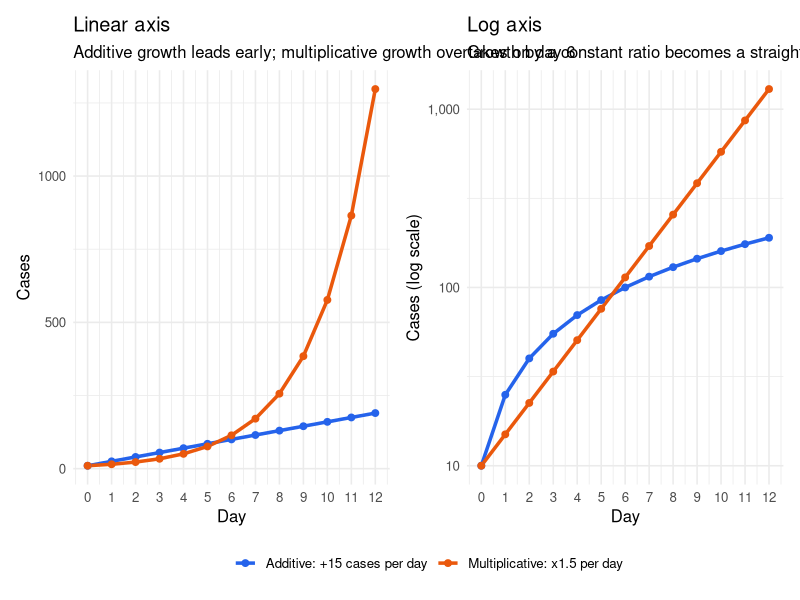
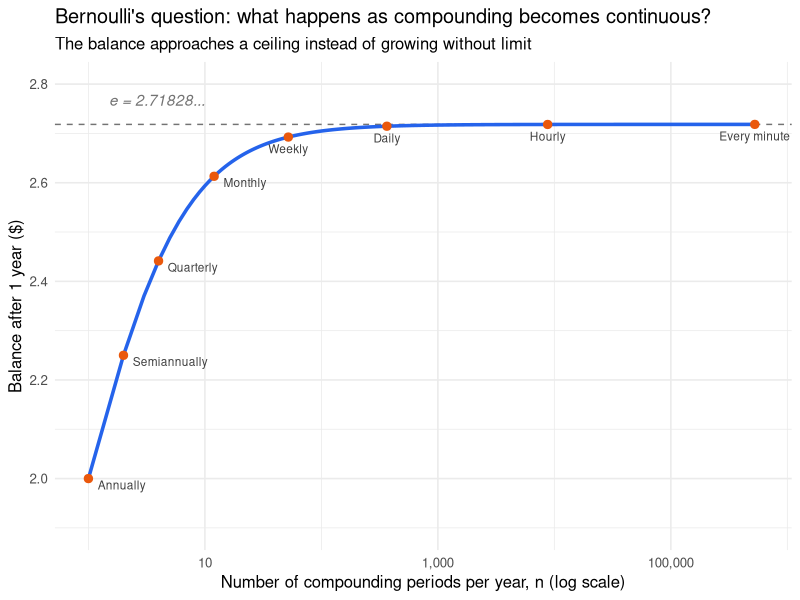
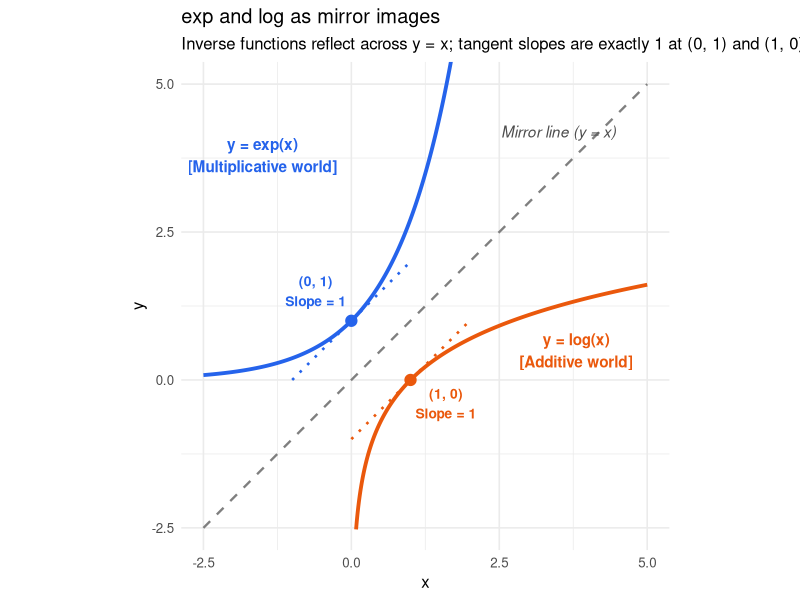
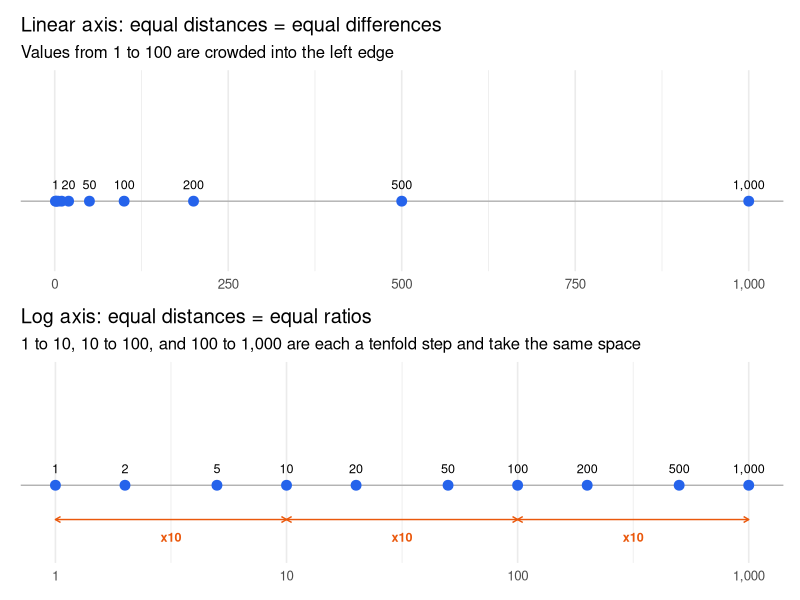
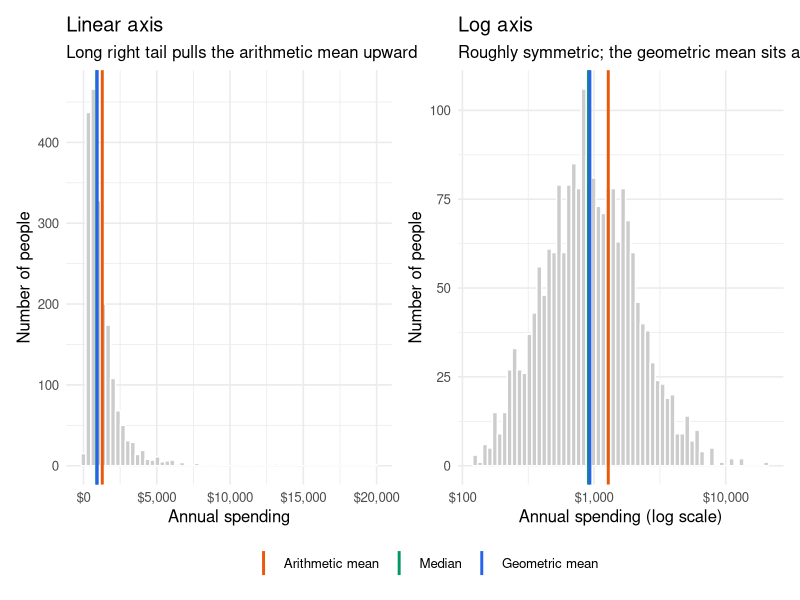
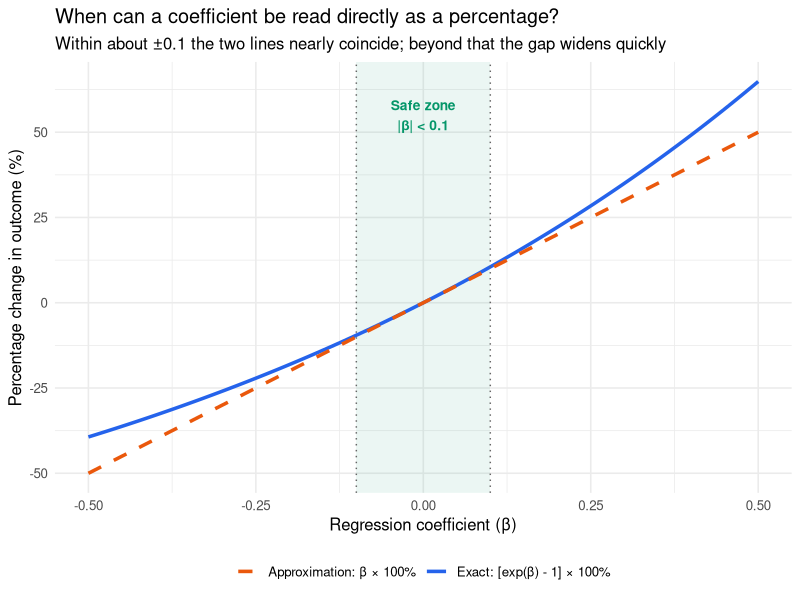
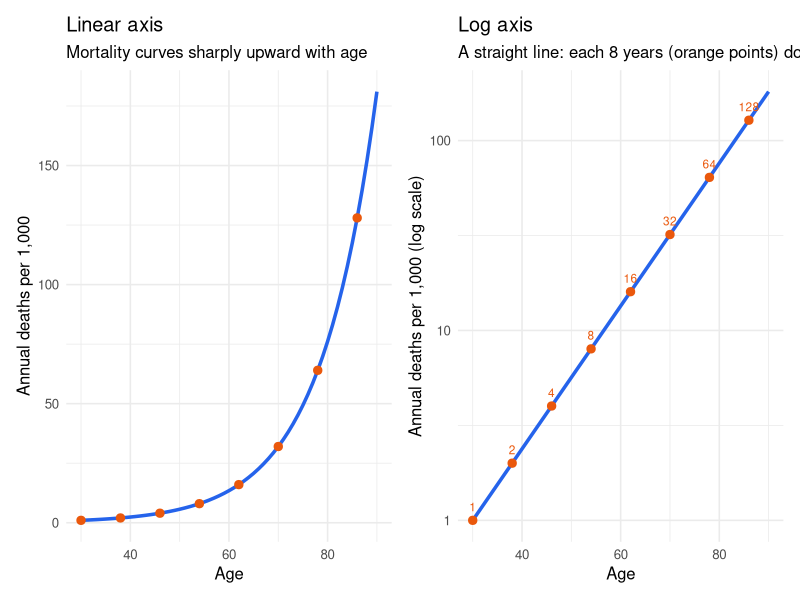
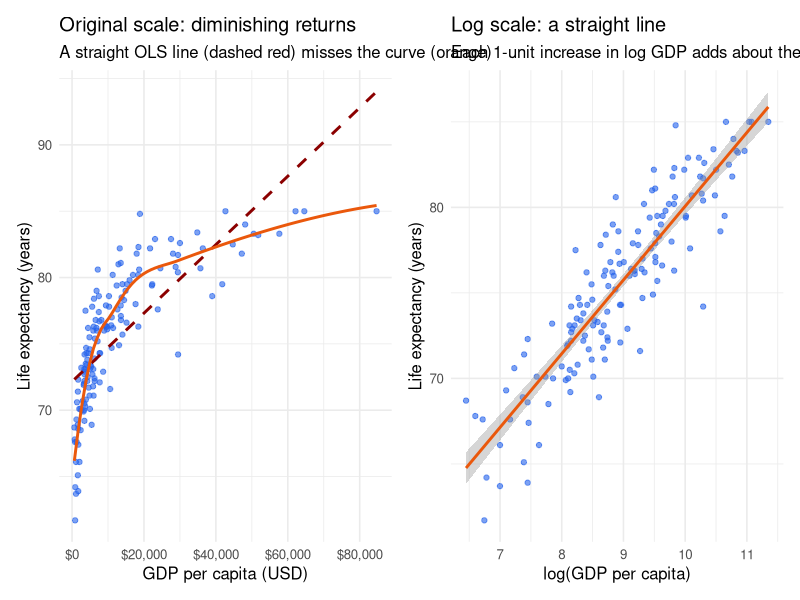

R code for these plots, in order:
## ---- chunk 1
library(tidyverse)
library(patchwork)
library(kableExtra)
library(knitr)
library(broom)
library(scales)

theme_set(theme_minimal(base_size = 12))

col_blue   <- "#2563eb"
col_orange <- "#ea580c"
col_green  <- "#059669"
col_gray   <- "gray45"
## ---- chunk 2
growth_df <- tibble(day = 0:12) %>%
  mutate(
    Additive       = 10 + 15 * day,
    Multiplicative = 10 * 1.5^day
  ) %>%
  pivot_longer(-day, names_to = "process", values_to = "cases")

growth_colors <- c(Additive = col_blue, Multiplicative = col_orange)
growth_labels <- c(Additive = "Additive: +15 cases per day", Multiplicative = "Multiplicative: x1.5 per day")

p_growth_raw <- ggplot(growth_df, aes(day, cases, color = process)) +
  geom_line(linewidth = 1.2) +
  geom_point(size = 2) +
  scale_color_manual(values = growth_colors, labels = growth_labels) +
  scale_x_continuous(breaks = 0:12) +
  labs(title = "Linear axis",
       subtitle = "Additive growth leads early; multiplicative growth overtakes on day 6",
       x = "Day", y = "Cases", color = NULL)

p_growth_log <- ggplot(growth_df, aes(day, cases, color = process)) +
  geom_line(linewidth = 1.2) +
  geom_point(size = 2) +
  scale_color_manual(values = growth_colors, labels = growth_labels) +
  scale_y_log10(labels = comma) +
  scale_x_continuous(breaks = 0:12) +
  labs(title = "Log axis",
       subtitle = "Growth by a constant ratio becomes a straight line",
       x = "Day", y = "Cases (log scale)", color = NULL)

(p_growth_raw + p_growth_log) +
  plot_layout(guides = "collect") &
  theme(legend.position = "bottom")
## ---- chunk 3
bern_table <- tibble(
  schedule = c("Annually", "Semiannually", "Quarterly", "Monthly",
               "Weekly", "Daily", "Hourly", "Every minute"),
  n = c(1, 2, 4, 12, 52, 365, 8760, 525600)
) %>%
  mutate(
    balance = (1 + 1 / n)^n,
    gap_from_e = exp(1) - balance
  )

bern_table %>%
  kbl(digits = c(0, 0, 6, 6),
      col.names = c("Compounding schedule", "n per year", "Balance after 1 year", "Gap from e"),
      format.args = list(big.mark = ","),
      caption = "Table 1. Growth of $1 at 100% annual interest under different compounding schedules") %>%
  kable_styling(bootstrap_options = c("striped", "hover", "condensed"), full_width = FALSE)
## ---- chunk 4
bern_curve <- tibble(n = unique(round(10^seq(0, 5.75, length.out = 400)))) %>%
  mutate(balance = (1 + 1 / n)^n)

ggplot(bern_curve, aes(n, balance)) +
  geom_hline(yintercept = exp(1), linetype = "dashed", color = col_gray) +
  geom_line(color = col_blue, linewidth = 1.2) +
  geom_point(data = bern_table, color = col_orange, size = 2.5) +
  geom_text(data = filter(bern_table, n <= 12), aes(label = schedule),
            hjust = 0, nudge_x = 0.08, vjust = 1.2, size = 3, color = "gray25") +
  geom_text(data = filter(bern_table, n > 12), aes(label = schedule),
            vjust = 1.8, size = 3, color = "gray25") +
  annotate("text", x = 1.5, y = exp(1) + 0.05, label = "e = 2.71828...", hjust = 0, color = col_gray, fontface = "italic") +
  scale_x_log10(labels = comma) +
  coord_cartesian(ylim = c(1.9, 2.8)) +
  labs(title = "Bernoulli's question: what happens as compounding becomes continuous?",
       subtitle = "The balance approaches a ceiling instead of growing without limit",
       x = "Number of compounding periods per year, n (log scale)",
       y = "Balance after 1 year ($)")
## ---- chunk 5
x_vals <- seq(-2.5, 2.5, length.out = 400)
x_pos  <- seq(0.08, 5.0, length.out = 400)

df_exp <- tibble(x = x_vals, y = exp(x_vals))
df_log <- tibble(x = x_pos, y = log(x_pos))
df_ref <- tibble(x = seq(-2.5, 5, length.out = 100), y = seq(-2.5, 5, length.out = 100))

tangent_exp <- tibble(x = seq(-1, 1, length.out = 50), y = x + 1)
tangent_log <- tibble(x = seq(0, 2, length.out = 50), y = x - 1)

ggplot() +
  geom_line(data = df_ref, aes(x = x, y = y), linetype = "dashed", color = "gray50", linewidth = 0.8) +
  geom_line(data = df_exp, aes(x = x, y = y), color = col_blue, linewidth = 1.3) +
  geom_line(data = df_log, aes(x = x, y = y), color = col_orange, linewidth = 1.3) +
  geom_line(data = tangent_exp, aes(x = x, y = y), color = col_blue, linetype = "dotted", linewidth = 0.9) +
  geom_line(data = tangent_log, aes(x = x, y = y), color = col_orange, linetype = "dotted", linewidth = 0.9) +
  geom_point(aes(x = 0, y = 1), color = col_blue, size = 3.5) +
  geom_point(aes(x = 1, y = 0), color = col_orange, size = 3.5) +
  annotate("text", x = -0.6, y = 1.5, label = "(0, 1)\nSlope = 1", color = col_blue, fontface = "bold", size = 3.5) +
  annotate("text", x = 1.6, y = -0.4, label = "(1, 0)\nSlope = 1", color = col_orange, fontface = "bold", size = 3.5) +
  annotate("text", x = -1.5, y = 3.8, label = "y = exp(x)\n[Multiplicative world]", color = col_blue, fontface = "bold") +
  annotate("text", x = 3.8, y = 0.5, label = "y = log(x)\n[Additive world]", color = col_orange, fontface = "bold") +
  annotate("text", x = 3.5, y = 4.2, label = "Mirror line (y = x)", color = "gray30", fontface = "italic") +
  coord_fixed(xlim = c(-2.5, 5), ylim = c(-2.5, 5)) +
  labs(
    title = "exp and log as mirror images",
    subtitle = "Inverse functions reflect across y = x; tangent slopes are exactly 1 at (0, 1) and (1, 0)",
    x = "x", y = "y"
  )
## ---- chunk 6
nl_df <- tibble(value = c(1, 2, 5, 10, 20, 50, 100, 200, 500, 1000))

number_line_theme <- theme(
  axis.text.y = element_blank(),
  panel.grid.major.y = element_blank(),
  panel.grid.minor.y = element_blank()
)

p_nl_lin <- ggplot(nl_df, aes(value, 0)) +
  geom_hline(yintercept = 0, color = "gray70") +
  geom_point(size = 3, color = col_blue) +
  geom_text(aes(label = comma(value)), vjust = -1.2, size = 3.2, check_overlap = TRUE) +
  scale_x_continuous(labels = comma, breaks = c(0, 250, 500, 750, 1000)) +
  coord_cartesian(ylim = c(-0.5, 1)) +
  labs(title = "Linear axis: equal distances = equal differences",
       subtitle = "Values from 1 to 100 are crowded into the left edge",
       x = NULL, y = NULL) +
  number_line_theme

ratio_marks <- tibble(x = c(1, 10, 100), xend = c(10, 100, 1000))

p_nl_log <- ggplot(nl_df, aes(value, 0)) +
  geom_hline(yintercept = 0, color = "gray70") +
  geom_segment(data = ratio_marks, aes(x = x, xend = xend, y = -0.3, yend = -0.3),
               inherit.aes = FALSE, color = col_orange,
               arrow = arrow(length = unit(0.15, "cm"), ends = "both")) +
  geom_text(data = ratio_marks, aes(x = sqrt(x * xend), y = -0.45, label = "x10"),
            inherit.aes = FALSE, color = col_orange, size = 3.2, fontface = "bold") +
  geom_point(size = 3, color = col_blue) +
  geom_text(aes(label = comma(value)), vjust = -1.2, size = 3.2) +
  scale_x_log10(labels = comma, breaks = c(1, 10, 100, 1000)) +
  coord_cartesian(ylim = c(-0.6, 1)) +
  labs(title = "Log axis: equal distances = equal ratios",
       subtitle = "1 to 10, 10 to 100, and 100 to 1,000 are each a tenfold step and take the same space",
       x = NULL, y = NULL) +
  number_line_theme

p_nl_lin / p_nl_log
## ---- chunk 7
set.seed(2026)
n <- 2000

age           <- round(runif(n, 25, 80))
income        <- round(rlnorm(n, meanlog = 10.5, sdlog = 0.6))
has_insurance <- rbinom(n, 1, prob = 0.85)

# True model for chronic disease (log-odds scale)
log_odds_chronic    <- -4.2 + 0.055 * age - 0.45 * log(income / 1000) - 0.3 * has_insurance
prob_chronic        <- exp(log_odds_chronic) / (1 + exp(log_odds_chronic))
has_chronic_disease <- rbinom(n, 1, prob = prob_chronic)

# True model for spending (log scale)
log_spending    <- 5.2 + 0.03 * age + 0.85 * has_chronic_disease + rnorm(n, 0, 0.55)
annual_spending <- round(exp(log_spending), 2)

health_df <- tibble(
  id              = 1:n,
  age             = age,
  income          = income,
  has_insurance   = has_insurance,
  has_chronic     = has_chronic_disease,
  annual_spending = annual_spending
)

health_df %>%
  head(6) %>%
  kbl(caption = "Table 2. First six rows of the simulated health survey",
      format.args = list(big.mark = ",")) %>%
  kable_styling(bootstrap_options = c("striped", "hover", "condensed"), full_width = FALSE)
## ---- chunk 8
spend_am  <- mean(health_df$annual_spending)
spend_med <- median(health_df$annual_spending)
spend_gm  <- exp(mean(log(health_df$annual_spending)))
## ---- chunk 9
stat_lines <- tibble(
  stat  = factor(c("Arithmetic mean", "Median", "Geometric mean"),
                 levels = c("Arithmetic mean", "Median", "Geometric mean")),
  value = c(spend_am, spend_med, spend_gm)
)
stat_colors <- c("Arithmetic mean" = col_orange, "Median" = col_green, "Geometric mean" = col_blue)

p_gm_raw <- ggplot(health_df, aes(annual_spending)) +
  geom_histogram(bins = 60, fill = "gray80", color = "white") +
  geom_vline(data = stat_lines, aes(xintercept = value, color = stat), linewidth = 1) +
  scale_x_continuous(labels = dollar) +
  scale_color_manual(values = stat_colors) +
  labs(title = "Linear axis", subtitle = "Long right tail pulls the arithmetic mean upward",
       x = "Annual spending", y = "Number of people", color = NULL)

p_gm_log <- ggplot(health_df, aes(annual_spending)) +
  geom_histogram(bins = 60, fill = "gray80", color = "white") +
  geom_vline(data = stat_lines, aes(xintercept = value, color = stat), linewidth = 1) +
  scale_x_log10(labels = dollar) +
  scale_color_manual(values = stat_colors) +
  labs(title = "Log axis", subtitle = "Roughly symmetric; the geometric mean sits at the center",
       x = "Annual spending (log scale)", y = "Number of people", color = NULL)

(p_gm_raw + p_gm_log) +
  plot_layout(guides = "collect") &
  theme(legend.position = "bottom")
## ---- chunk 10
approx_df <- tibble(
  beta       = seq(-0.5, 0.5, length.out = 200),
  exact_pct  = (exp(beta) - 1) * 100,
  approx_pct = beta * 100
)

ggplot(approx_df, aes(x = beta)) +
  annotate("rect", xmin = -0.1, xmax = 0.1, ymin = -Inf, ymax = Inf, alpha = 0.08, fill = col_green) +
  geom_line(aes(y = exact_pct, color = "Exact: [exp(β) - 1] × 100%"), linewidth = 1.2) +
  geom_line(aes(y = approx_pct, color = "Approximation: β × 100%"), linetype = "dashed", linewidth = 1.2) +
  scale_color_manual(values = c("Exact: [exp(β) - 1] × 100%" = col_blue, "Approximation: β × 100%" = col_orange)) +
  geom_vline(xintercept = c(-0.1, 0.1), linetype = "dotted", color = "gray40") +
  annotate("text", x = 0, y = 55, label = "Safe zone\n|β| < 0.1", color = col_green, fontface = "bold", size = 3.5) +
  labs(
    title = "When can a coefficient be read directly as a percentage?",
    subtitle = "Within about ±0.1 the two lines nearly coincide; beyond that the gap widens quickly",
    x = "Regression coefficient (β)",
    y = "Percentage change in outcome (%)",
    color = NULL
  ) +
  theme(legend.position = "bottom")
## ---- chunk 11
tibble(beta = c(-0.5, -0.2, -0.1, -0.05, 0.05, 0.1, 0.2, 0.5, 1.0)) %>%
  mutate(
    approx_pct = beta * 100,
    exact_pct  = (exp(beta) - 1) * 100,
    error_pp   = approx_pct - exact_pct
  ) %>%
  kbl(digits = c(2, 1, 1, 1),
      col.names = c("Coefficient β", "Approximation (%)", "Exact (%)", "Error (percentage points)"),
      caption = "Table 3. How large is the error of the β × 100% shortcut?") %>%
  kable_styling(bootstrap_options = c("striped", "hover", "condensed"), full_width = FALSE)
## ---- chunk 12
tibble(r = c(0.01, 0.02, 0.05, 0.07, 0.10, 0.20)) %>%
  mutate(
    pct        = r * 100,
    rule_70    = 70 / pct,
    continuous = log(2) / r,
    discrete   = log(2) / log(1 + r)
  ) %>%
  select(-r) %>%
  kbl(digits = 1,
      col.names = c("Daily growth rate (%)", "Rule of 70", "Exact, continuous: log(2)/r",
                    "Exact, once-daily compounding: log(2)/log(1 + r)"),
      caption = "Table 4. Doubling time in days under three calculations") %>%
  kable_styling(bootstrap_options = c("striped", "hover", "condensed"), full_width = FALSE)
## ---- chunk 13
b_gomp <- log(2) / 8

gomp_df <- tibble(age = 30:90) %>%
  mutate(rate_per_1000 = 1 * exp(b_gomp * (age - 30)))

gomp_marks <- tibble(age = seq(30, 86, by = 8)) %>%
  mutate(rate_per_1000 = 1 * exp(b_gomp * (age - 30)))

p_gomp_raw <- ggplot(gomp_df, aes(age, rate_per_1000)) +
  geom_line(color = col_blue, linewidth = 1.2) +
  geom_point(data = gomp_marks, color = col_orange, size = 2.5) +
  labs(title = "Linear axis", subtitle = "Mortality curves sharply upward with age",
       x = "Age", y = "Annual deaths per 1,000")

p_gomp_log <- ggplot(gomp_df, aes(age, rate_per_1000)) +
  geom_line(color = col_blue, linewidth = 1.2) +
  geom_point(data = gomp_marks, color = col_orange, size = 2.5) +
  geom_text(data = gomp_marks, aes(label = comma(rate_per_1000, accuracy = 1)),
            vjust = -1, size = 3, color = col_orange) +
  scale_y_log10(labels = comma) +
  labs(title = "Log axis", subtitle = "A straight line: each 8 years (orange points) doubles the rate",
       x = "Age", y = "Annual deaths per 1,000 (log scale)")

p_gomp_raw + p_gomp_log
## ---- chunk 14
set.seed(101)
n_countries <- 150

gdp_per_capita <- round(rlnorm(n_countries, meanlog = 9, sdlog = 1.1))
gdp_per_capita <- pmax(500, pmin(85000, gdp_per_capita))

life_expectancy <- 38 + 4.2 * log(gdp_per_capita) + rnorm(n_countries, 0, 2.5)
life_expectancy <- pmin(85, pmax(45, life_expectancy))

preston_data <- tibble(
  country_id = 1:n_countries,
  gdp_pc     = gdp_per_capita,
  log_gdp    = log(gdp_per_capita),
  life_exp   = round(life_expectancy, 1)
)

preston_lm <- lm(life_exp ~ log_gdp, data = preston_data)
b_preston  <- unname(coef(preston_lm)["log_gdp"])
## ---- chunk 15
p1 <- ggplot(preston_data, aes(x = gdp_pc, y = life_exp)) +
  geom_point(alpha = 0.6, color = col_blue) +
  geom_smooth(method = "lm", color = "darkred", se = FALSE, linetype = "dashed") +
  geom_smooth(method = "loess", color = col_orange, se = FALSE) +
  scale_x_continuous(labels = dollar_format()) +
  labs(
    title = "Original scale: diminishing returns",
    subtitle = "A straight OLS line (dashed red) misses the curve (orange)",
    x = "GDP per capita (USD)",
    y = "Life expectancy (years)"
  )

p2 <- ggplot(preston_data, aes(x = log_gdp, y = life_exp)) +
  geom_point(alpha = 0.6, color = col_blue) +
  geom_smooth(method = "lm", color = col_orange, se = TRUE) +
  labs(
    title = "Log scale: a straight line",
    subtitle = "Each 1-unit increase in log GDP adds about the same number of years",
    x = "log(GDP per capita)",
    y = "Life expectancy (years)"
  )

p1 + p2
## ---- chunk 16
tibble(
  scenario = c("Poor country: $1,000 to $2,000",
               "Rich country: $40,000 to $41,000",
               "Rich country: $40,000 to $80,000"),
  from = c(1000, 40000, 40000),
  to   = c(2000, 41000, 80000)
) %>%
  mutate(
    abs_increase = to - from,
    ratio        = to / from,
    gain_years   = b_preston * log(to / from)
  ) %>%
  select(scenario, abs_increase, ratio, gain_years) %>%
  kbl(digits = c(0, 0, 3, 2),
      col.names = c("Scenario", "Absolute increase ($)", "Ratio (to / from)", "Predicted gain (years)"),
      format.args = list(big.mark = ","),
      caption = "Table 5. Predicted life expectancy gains from the log-GDP model") %>%
  kable_styling(bootstrap_options = c("striped", "hover", "condensed"), full_width = FALSE)
## ---- chunk 17
tibble(p = c(0.01, 0.05, 0.10, 0.20, 0.50, 0.80, 0.90, 0.95, 0.99)) %>%
  mutate(odds = p / (1 - p), logit = log(odds)) %>%
  kbl(digits = 3,
      col.names = c("Probability p", "Odds p / (1 - p)", "Log-odds log(odds)"),
      caption = "Table 6. Probability, odds, and log-odds side by side") %>%
  kable_styling(bootstrap_options = c("striped", "hover", "condensed"), full_width = FALSE)
## ---- chunk 18
s_curve <- tibble(z = seq(-5, 5, length.out = 400), p = plogis(z))
steps   <- tibble(z = -4:4, p = plogis(z))
step_change <- tibble(from = -4:3, to = -3:4) %>%
  mutate(dp = plogis(to) - plogis(from),
         label = paste0(from, " to ", to))

p_s <- ggplot(s_curve, aes(z, p)) +
  geom_segment(data = steps, aes(x = z, xend = z, y = 0, yend = p), linetype = "dotted", color = "gray60") +
  geom_segment(data = steps, aes(x = -5, xend = z, y = p, yend = p), linetype = "dotted", color = "gray60") +
  geom_line(color = col_blue, linewidth = 1.2) +
  geom_point(data = steps, color = col_orange, size = 2.5) +
  scale_x_continuous(breaks = -5:5) +
  scale_y_continuous(labels = percent) +
  labs(title = "Equal steps on the log-odds scale",
       subtitle = "Orange points are 1 log-odds unit apart",
       x = "Log-odds", y = "Probability")

p_bar <- ggplot(step_change, aes(factor(label, levels = label), dp)) +
  geom_col(fill = col_orange) +
  geom_text(aes(label = percent(dp, accuracy = 0.1)), vjust = -0.4, size = 3) +
  scale_y_continuous(labels = percent, expand = expansion(mult = c(0, 0.12))) +
  labs(title = "Change in probability for each +1 step",
       subtitle = "Same odds ratio (x2.72), very different probability changes",
       x = "Log-odds step", y = "Change in probability")

p_s + p_bar
## ---- chunk 19
set.seed(7)
zero_df <- health_df %>%
  mutate(
    any_use = rbinom(n(), 1, prob = ifelse(has_chronic == 1, 0.95, 0.70)),
    spend_z = annual_spending * any_use
  )

share_zero <- mean(zero_df$spend_z == 0)

unit_results <- tibble(
  unit  = c("Cents", "Dollars", "Thousands of dollars"),
  scale = c(100, 1, 1 / 1000)
) %>%
  mutate(
    log1p_coef = map_dbl(scale, ~ coef(lm(log(spend_z * .x + 1) ~ has_chronic, data = zero_df))[["has_chronic"]]),
    glm_coef   = map_dbl(scale, ~ coef(glm(I(spend_z * .x) ~ has_chronic,
                                           family = quasipoisson(link = "log"),
                                           data = zero_df))[["has_chronic"]])
  )

unit_results %>%
  transmute(
    unit,
    log1p_coef,
    log1p_pct = (exp(log1p_coef) - 1) * 100,
    glm_coef,
    glm_ratio = exp(glm_coef)
  ) %>%
  kbl(digits = c(0, 3, 1, 3, 3),
      col.names = c("Spending measured in", "OLS on log(y + 1): coefficient", "Implied % difference",
                    "Log-link GLM: coefficient", "Ratio of means, exp(β)"),
      caption = "Table 7. The chronic-disease spending gap estimated with log(y + 1) and with a log-link GLM, under three units of measurement") %>%
  kable_styling(bootstrap_options = c("striped", "hover", "condensed"), full_width = FALSE)
## ---- chunk 20
spend_lm     <- lm(log(annual_spending) ~ age + has_chronic, data = health_df)
smear_factor <- mean(exp(resid(spend_lm)))

retrans_ind <- health_df %>%
  mutate(
    naive   = exp(fitted(spend_lm)),
    smeared = naive * smear_factor,
    age_group = cut(age, breaks = c(24, 34, 44, 54, 64, 80),
                    labels = c("25-34", "35-44", "45-54", "55-64", "65-80"))
  )

mean_obs   <- mean(retrans_ind$annual_spending)
mean_naive <- mean(retrans_ind$naive)
mean_smear <- mean(retrans_ind$smeared)

retrans_df <- retrans_ind %>%
  group_by(age_group) %>%
  summarise(
    `Observed mean`            = mean(annual_spending),
    `Naive: exp(prediction)`   = mean(naive),
    `Smearing-corrected`       = mean(smeared),
    .groups = "drop"
  ) %>%
  pivot_longer(-age_group, names_to = "estimate", values_to = "mean_spending") %>%
  mutate(estimate = factor(estimate, levels = c("Observed mean", "Naive: exp(prediction)", "Smearing-corrected")))
## ---- chunk 21
ggplot(retrans_df, aes(age_group, mean_spending, color = estimate, group = estimate)) +
  geom_line(linewidth = 1.1) +
  geom_point(size = 3) +
  scale_y_continuous(labels = dollar) +
  scale_color_manual(values = c("Observed mean" = "gray20",
                                "Naive: exp(prediction)" = col_orange,
                                "Smearing-corrected" = col_blue)) +
  labs(title = "Exponentiating log-scale predictions underestimates average spending",
       subtitle = "Duan's smearing correction brings predictions back in line with observed means",
       x = "Age group", y = "Mean annual spending", color = NULL) +
  theme(legend.position = "bottom")
## ---- chunk 22
logit_model <- glm(has_chronic ~ age + log(income) + has_insurance,
                   data = health_df, family = binomial(link = "logit"))

# True values: the DGP used log(income / 1000) = log(income) - log(1000),
# so only the intercept differs from the -4.2 written in the simulation code.
true_vals <- c("(Intercept)"  = -4.2 + 0.45 * log(1000),
               "age"          = 0.055,
               "log(income)"  = -0.45,
               "has_insurance" = -0.3)

or_table <- tidy(logit_model) %>%
  mutate(
    true_beta  = true_vals[term],
    odds_ratio = exp(estimate),
    ci_lower   = exp(estimate - 1.96 * std.error),
    ci_upper   = exp(estimate + 1.96 * std.error)
  ) %>%
  select(term, true_beta, estimate, std.error, odds_ratio, ci_lower, ci_upper, p.value)

or_table %>%
  kbl(digits = 4,
      col.names = c("Term", "True β", "Estimated β (log-odds)", "SE", "Odds ratio exp(β)",
                    "95% CI lower", "95% CI upper", "p-value"),
      caption = "Table 8. Logistic regression of chronic disease: log-odds coefficients and odds ratios") %>%
  kable_styling(bootstrap_options = c("striped", "hover", "condensed"))
## ---- chunk 23
b_age   <- coef(logit_model)[["age"]]
b_inc   <- coef(logit_model)[["log(income)"]]
b_ins   <- coef(logit_model)[["has_insurance"]]

or_age   <- exp(b_age)
or_age10 <- exp(10 * b_age)
or_inc10 <- exp(b_inc * log(1.1))
or_inc2  <- exp(b_inc * log(2))
or_ins   <- exp(b_ins)

pp <- function(a) {
  predict(logit_model,
          newdata = tibble(age = a, income = median(health_df$income), has_insurance = 1),
          type = "response")
}
p30 <- pp(30); p40 <- pp(40); p70 <- pp(70); p80 <- pp(80)

# Does each true slope fall inside its 95% CI (on the log-odds scale)?
coverage <- or_table %>%
  filter(term != "(Intercept)") %>%
  mutate(lo = log(ci_lower), hi = log(ci_upper),
         covered = true_beta >= lo & true_beta <= hi)
age_lo <- coverage$lo[coverage$term == "age"]
age_hi <- coverage$hi[coverage$term == "age"]
## ---- chunk 24
forest_df <- tidy(logit_model) %>%
  filter(term != "(Intercept)") %>%
  mutate(
    scale_k   = ifelse(term == "age", 10, 1),
    label     = recode(term, age = "Age (per 10 years)", `log(income)` = "log(income)",
                       has_insurance = "Has insurance"),
    est       = estimate * scale_k,
    se        = std.error * scale_k,
    lo        = est - 1.96 * se,
    hi        = est + 1.96 * se
  )

p_forest_log <- ggplot(forest_df, aes(est, label)) +
  geom_vline(xintercept = 0, linetype = "dashed", color = col_gray) +
  geom_errorbarh(aes(xmin = lo, xmax = hi), height = 0.15, color = col_blue, linewidth = 1) +
  geom_point(size = 3, color = col_blue) +
  labs(title = "Log-odds scale", subtitle = "Intervals are symmetric around the estimate; null = 0",
       x = "Coefficient (log-odds)", y = NULL)

p_forest_or <- ggplot(forest_df, aes(exp(est), label)) +
  geom_vline(xintercept = 1, linetype = "dashed", color = col_gray) +
  geom_errorbarh(aes(xmin = exp(lo), xmax = exp(hi)), height = 0.15, color = col_orange, linewidth = 1) +
  geom_point(size = 3, color = col_orange) +
  labs(title = "Odds-ratio scale", subtitle = "Upper arm is longer than lower arm; null = 1",
       x = "Odds ratio", y = NULL)

p_forest_log + p_forest_or
## ---- chunk 25
set.seed(99)
n_big <- 100000

nc_df <- tibble(
  x = rnorm(n_big),
  z = rbinom(n_big, 1, 0.5)          # z is independent of x
) %>%
  mutate(
    y_cont = 0.5 * x + 2 * z + rnorm(n_big),
    y_bin  = rbinom(n_big, 1, plogis(-1 + 0.5 * x + 2 * z))
  )

tibble(
  model = c("Linear: y ~ x + z", "Linear: y ~ x (z omitted)",
            "Logistic: y ~ x + z", "Logistic: y ~ x (z omitted)"),
  true_beta = 0.5,
  estimate = c(
    coef(lm(y_cont ~ x + z, data = nc_df))[["x"]],
    coef(lm(y_cont ~ x, data = nc_df))[["x"]],
    coef(glm(y_bin ~ x + z, family = binomial, data = nc_df))[["x"]],
    coef(glm(y_bin ~ x, family = binomial, data = nc_df))[["x"]]
  )
) %>%
  kbl(digits = 3,
      col.names = c("Model", "True coefficient on x", "Estimated coefficient on x"),
      caption = "Table 9. Omitting an independent predictor: linear vs. logistic regression (n = 100,000)") %>%
  kable_styling(bootstrap_options = c("striped", "hover", "condensed"), full_width = FALSE)
## ---- chunk 26
spend_tbl <- tidy(spend_lm) %>%
  filter(term != "(Intercept)") %>%
  mutate(
    approx_pct  = estimate * 100,
    exact_ratio = exp(estimate),
    exact_pct   = (exp(estimate) - 1) * 100
  )

b_sp_age <- spend_tbl$estimate[spend_tbl$term == "age"]
b_sp_chr <- spend_tbl$estimate[spend_tbl$term == "has_chronic"]

spend_tbl %>%
  select(term, estimate, std.error, approx_pct, exact_ratio, exact_pct) %>%
  kbl(digits = c(0, 4, 4, 1, 3, 1),
      col.names = c("Term", "β (log scale)", "SE", "Shortcut: β × 100 (%)",
                    "Ratio exp(β)", "Exact: [exp(β) - 1] × 100 (%)"),
      caption = "Table 10. Log-linear model of annual spending: shortcut vs. exact interpretation") %>%
  kable_styling(bootstrap_options = c("striped", "hover", "condensed"), full_width = FALSE)
## ---- chunk 27
pred_grid <- tibble(
  age           = 25:80,
  income        = median(health_df$income),
  has_insurance = 1
)

pred_grid <- pred_grid %>%
  mutate(
    log_odds = predict(logit_model, newdata = pred_grid, type = "link"),
    odds     = exp(log_odds),
    prob     = predict(logit_model, newdata = pred_grid, type = "response")
  )

p_prob <- ggplot(pred_grid, aes(x = age, y = prob)) +
  geom_line(color = col_blue, linewidth = 1.2) +
  scale_y_continuous(labels = percent_format()) +
  labs(title = "1. Probability scale [0, 1]", subtitle = "Lower part of an S-curve; bounded by 0 and 1",
       x = "Age", y = "Probability of chronic disease")

p_odds <- ggplot(pred_grid, aes(x = age, y = odds)) +
  geom_line(color = col_orange, linewidth = 1.2) +
  labs(title = "2. Odds scale [0, Inf)", subtitle = "Exponential growth with age",
       x = "Age", y = "Odds, p / (1 - p)")

p_log_odds <- ggplot(pred_grid, aes(x = age, y = log_odds)) +
  geom_line(color = col_green, linewidth = 1.2) +
  labs(title = "3. Log-odds scale (-Inf, Inf)", subtitle = "A straight line: the linear predictor",
       x = "Age", y = "Log-odds (logit)")

p_spending <- ggplot(health_df, aes(x = age, y = annual_spending, color = factor(has_chronic))) +
  geom_point(alpha = 0.2) +
  geom_smooth(method = "lm", se = FALSE, linewidth = 1.1) +
  scale_y_log10(labels = dollar_format()) +
  scale_color_manual(values = c("0" = col_blue, "1" = col_orange), labels = c("No", "Yes")) +
  labs(title = "4. Healthcare spending (log axis)", subtitle = "Parallel lines: a constant multiplicative gap",
       x = "Age", y = "Annual spending (log scale)", color = "Chronic condition") +
  theme(legend.position = "bottom")

(p_prob + p_odds) / (p_log_odds + p_spending)
## ---- chunk 28
orrr_df <- expand_grid(p0 = seq(0.005, 0.6, by = 0.005), OR = c(1.5, 2, 3)) %>%
  mutate(RR = OR / (1 - p0 + p0 * OR),
         OR_label = paste0("OR = ", OR))

or_ref <- tibble(OR = c(1.5, 2, 3), OR_label = paste0("OR = ", c(1.5, 2, 3)))

ggplot(orrr_df, aes(p0, RR, color = OR_label)) +
  geom_hline(data = or_ref, aes(yintercept = OR, color = OR_label), linetype = "dashed", alpha = 0.6) +
  geom_line(linewidth = 1.2) +
  geom_vline(xintercept = 0.05, linetype = "dotted", color = col_gray) +
  annotate("text", x = 0.06, y = 3.1, label = "Rare outcome\n(< 5%)", hjust = 0, size = 3.2, color = col_gray) +
  scale_x_continuous(labels = percent) +
  scale_color_manual(values = c("OR = 1.5" = col_green, "OR = 2" = col_blue, "OR = 3" = col_orange)) +
  labs(title = "Odds ratios overstate risk ratios when outcomes are common",
       subtitle = "Dashed lines: the OR. Solid lines: the RR it implies at each baseline probability",
       x = "Baseline probability in the reference group (p0)", y = "Risk ratio",
       color = NULL) +
  theme(legend.position = "bottom")
